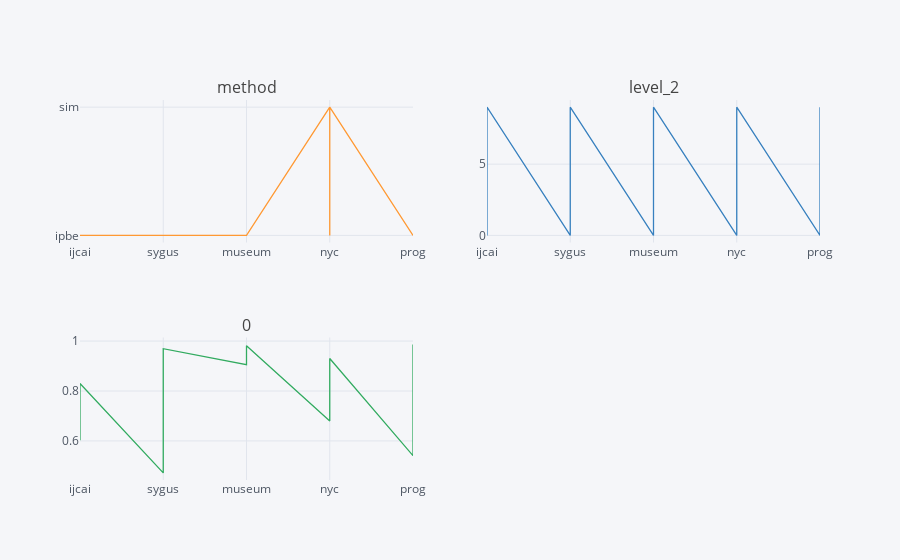

Here is the notebook cell this chart was saved with:
### Code cell
df2.iplot(kind="scatter", subplots=True, subplot_titles=True, legend=False)

### Figure 1 — Plotly figure (JSON) as saved in the notebook; plotly's stock layout.template omitted (floating-point values rounded to 4 significant figures; data arrays with more than 128 entries replaced by an {"elided": "..."} marker saying what was removed)
{"data": [{"line": {"color": "rgba(255, 153, 51, 1.0)", "dash": "solid", "shape": "linear", "width": 1.3}, "mode": "lines", "name": "method", "text": "", "type": "scatter", "uid": "c8545dc6-95dd-4c7f-9fb4-c432e98623a9", "x": {"elided": "200 str values"}, "xaxis": "x", "y": {"elided": "200 str values"}, "yaxis": "y"}, {"line": {"color": "rgba(55, 128, 191, 1.0)", "dash": "solid", "shape": "linear", "width": 1.3}, "mode": "lines", "name": "level_2", "text": "", "type": "scatter", "uid": "5956a372-e220-45c1-9943-5333d04b8ed0", "x": {"elided": "200 str values"}, "xaxis": "x2", "y": {"elided": "200 int values"}, "yaxis": "y2"}, {"line": {"color": "rgba(50, 171, 96, 1.0)", "dash": "solid", "shape": "linear", "width": 1.3}, "mode": "lines", "name": "0", "text": "", "type": "scatter", "uid": "09185764-af93-4540-a3f8-412c6583d9f1", "x": {"elided": "200 str values"}, "xaxis": "x3", "y": {"elided": "200 float values"}, "yaxis": "y3"}], "layout": {"annotations": [{"font": {"size": 16}, "showarrow": false, "text": "method", "x": 0.225, "xanchor": "center", "xref": "paper", "y": 1, "yanchor": "bottom", "yref": "paper"}, {"font": {"size": 16}, "showarrow": false, "text": "level_2", "x": 0.775, "xanchor": "center", "xref": "paper", "y": 1, "yanchor": "bottom", "yref": "paper"}, {"font": {"size": 16}, "showarrow": false, "text": "0", "x": 0.225, "xanchor": "center", "xref": "paper", "y": 0.375, "yanchor": "bottom", "yref": "paper"}], "legend": {"bgcolor": "#F5F6F9", "font": {"color": "#4D5663"}}, "paper_bgcolor": "#F5F6F9", "plot_bgcolor": "#F5F6F9", "showlegend": false, "title": {"font": {"color": "#4D5663"}}, "xaxis": {"anchor": "y", "domain": [0, 0.45], "gridcolor": "#E1E5ED", "showgrid": true, "tickfont": {"color": "#4D5663"}, "title": {"font": {"color": "#4D5663"}, "text": ""}, "zerolinecolor": "#E1E5ED"}, "xaxis2": {"anchor": "y2", "domain": [0.55, 1], "gridcolor": "#E1E5ED", "showgrid": true, "tickfont": {"color": "#4D5663"}, "title": {"font": {"color": "#4D5663"}, "text": ""}, "zerolinecolor": "#E1E5ED"}, "xaxis3": {"anchor": "y3", "domain": [0, 0.45], "gridcolor": "#E1E5ED", "showgrid": true, "tickfont": {"color": "#4D5663"}, "title": {"font": {"color": "#4D5663"}, "text": ""}, "zerolinecolor": "#E1E5ED"}, "yaxis": {"anchor": "x", "domain": [0.625, 1], "gridcolor": "#E1E5ED", "showgrid": true, "tickfont": {"color": "#4D5663"}, "title": {"font": {"color": "#4D5663"}, "text": ""}, "zerolinecolor": "#E1E5ED"}, "yaxis2": {"anchor": "x2", "domain": [0.625, 1], "gridcolor": "#E1E5ED", "showgrid": true, "tickfont": {"color": "#4D5663"}, "title": {"font": {"color": "#4D5663"}, "text": ""}, "zerolinecolor": "#E1E5ED"}, "yaxis3": {"anchor": "x3", "domain": [0, 0.375], "gridcolor": "#E1E5ED", "showgrid": true, "tickfont": {"color": "#4D5663"}, "title": {"font": {"color": "#4D5663"}, "text": ""}, "zerolinecolor": "#E1E5ED"}}}
